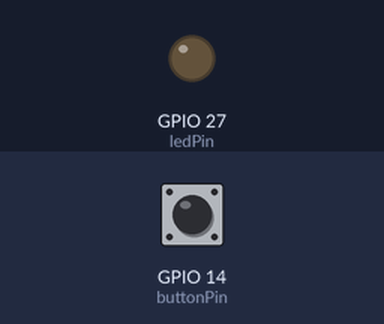
Recording of a sketch running on a simulated ESP32. Shown: output pins drawn as LEDs (lit = HIGH). Dashed ring = blinking. Inputs (shaded band) come from the test bench; at power-on: GPIO 14 (buttonPin) LOW.

Above: at 1.2 s.
1.3 s: GPIO 14 (buttonPin) pulled HIGH for 0.15 s
At 1.7 s:
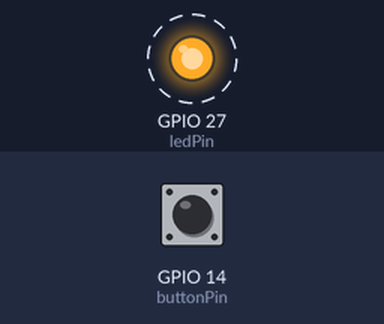
4.4 s: GPIO 14 (buttonPin) pulled HIGH for 1 s
At 6.0 s:
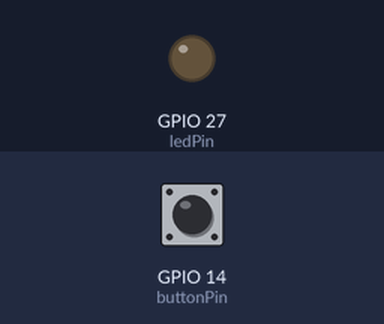
6.9 s: GPIO 14 (buttonPin) pulled HIGH for 3.2 s
At 7.3 s:
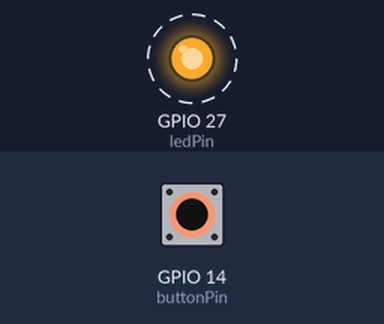
Timing chart, 0 to 17.6 s (numbered marks = the images above; inputs shaded):
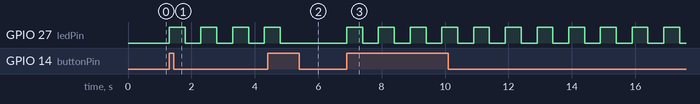

Measured:
- after the input at 1.3 s, GPIO 27 (ledPin): alternates HIGH for 0.50 s and LOW for 0.50 s, starting at once
- after the input at 4.4 s, GPIO 27 (ledPin): goes on until 4.8 s, then stays LOW
- after the input at 6.9 s, GPIO 27 (ledPin): alternates HIGH for 0.50 s and LOW for 0.50 s, starting at once

The sketch:

Code_POC_Interrupt.ino
```cpp
const int ledPin = 27;
const int buttonPin = 14;

volatile bool running = false;
volatile unsigned long lastTime = 0;

void IRAM_ATTR ISR_knop(){
  if(millis() - lastTime > 200){
    running = !running;
    lastTime = millis();
  }
}

void setup(){
  pinMode(ledPin, OUTPUT);
  pinMode(buttonPin, INPUT);

  attachInterrupt(digitalPinToInterrupt(buttonPin), ISR_knop, RISING);
}

void loop(){
  if (running){
    digitalWrite(ledPin, !digitalRead(ledPin));
    delay(500);
  } else {
    digitalWrite(ledPin, LOW);
  }
}
```
